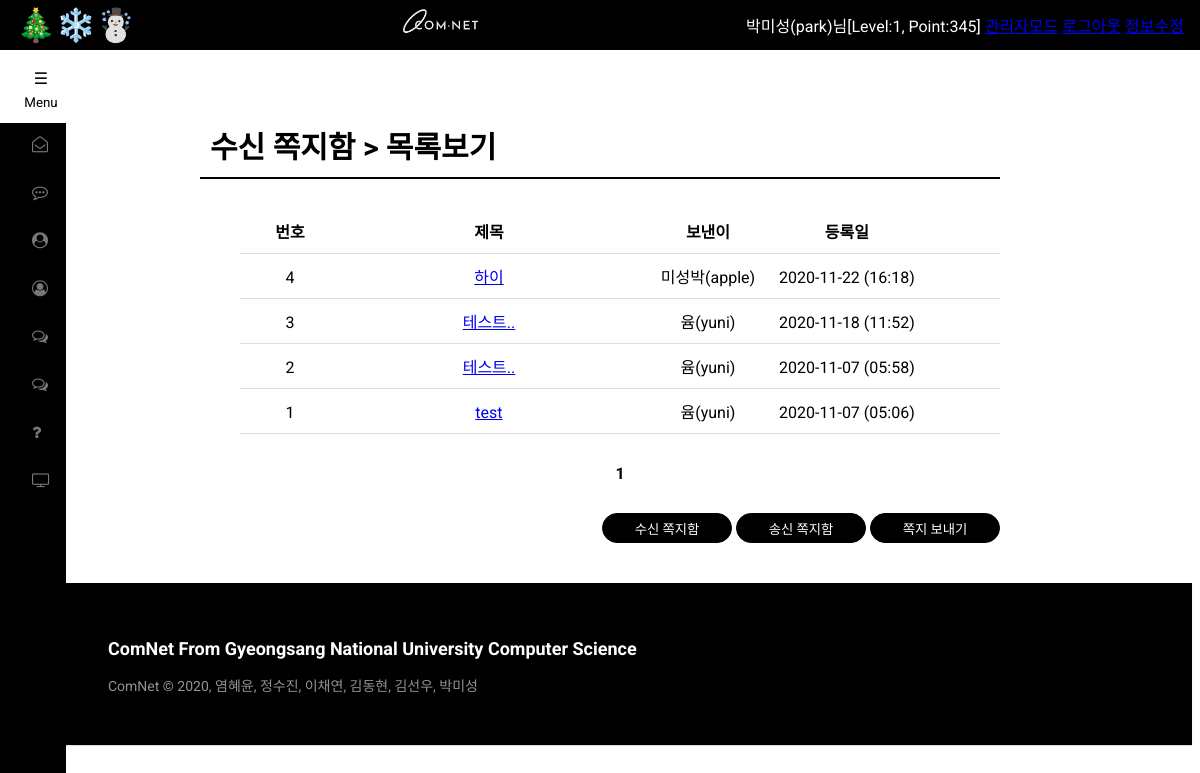
The app's page /작업소스파일들입니다/작업소스파일들입니다/letter/message_box.php (signed in) with its own data.
### tables this page shows
CREATE TABLE `message` (
  `num` int(11) NOT NULL AUTO_INCREMENT,
  `send_id` char(20) NOT NULL,
  `rv_id` char(20) NOT NULL,
  `subject` char(200) NOT NULL,
  `content` mediumtext NOT NULL,
  `regist_day` char(20) DEFAULT NULL,
  PRIMARY KEY (`num`)
);

CREATE TABLE `members` (
  `num` int(11) NOT NULL AUTO_INCREMENT,
  `id` char(15) NOT NULL,
  `pass` char(15) NOT NULL,
  `name` char(10) NOT NULL,
  `email` char(80) DEFAULT NULL,
  `regist_day` char(20) DEFAULT NULL,
  `level` int(11) DEFAULT NULL,
  `point` int(11) DEFAULT NULL,
  PRIMARY KEY (`num`)
);

### 작업소스파일들입니다/작업소스파일들입니다/letter/message_box.php (the view, shortened to what this page needs)
<!DOCTYPE html>
<html>
<head>
</head>
<body>
<header>
   <?php include $_SERVER['DOCUMENT_ROOT']."/header.php"; ?>
</header>
<section>
   	<div id="message_box">
	    <h3>
<?php
 		if (isset($_GET["page"]))
			$page = $_GET["page"];
		else
			$page = 1;
		$mode = $_GET["mode"];
		if ($mode=="send")
			echo "송신 쪽지함 > 목록보기";
		else
			echo "수신 쪽지함 > 목록보기";
?>
		</h3>
	    <div>
	    	<ul id="message">
				<li>
					<span class="col1">번호</span>
					<span class="col2">제목</span>
					<span class="col3">
<?php
						if ($mode=="send")
							echo "받은이";
						else
							echo "보낸이";
?>
					</span>
					<span class="col4">등록일</span>
				</li>
<?php
	include '../dbConnection.php';
	if ($mode=="send")
		$sql = "select * from message where send_id='$userid' order by num desc";
	else
		$sql = "select * from message where rv_id='$userid' order by num desc";
	$result = mysqli_query($con, $sql);
	$total_record = mysqli_num_rows($result);
	$scale = 10;
	if ($total_record % $scale == 0)
		$total_page = floor($total_record/$scale);
	else
		$total_page = floor($total_record/$scale) + 1;
	$start = ($page - 1) * $scale;
	$number = $total_record - $start;
   for ($i=$start; $i<$start+$scale && $i < $total_record; $i++)
   {
      mysqli_data_seek($result, $i);
      $row = mysqli_fetch_array($result);
	  $num    = $row["num"];
	  $subject     = $row["subject"];
      $regist_day  = $row["regist_day"];
	  if ($mode=="send")
	  	$msg_id = $row["rv_id"];
	  else
	  	$msg_id = $row["send_id"];
	  $result2 = mysqli_query($con, "select name from members where id='$msg_id'");
	  $record = mysqli_fetch_array($result2);
	  $msg_name     = $record["name"];
?>
				<li>
					<span class="col1"><?php echo $number?></span>
					<span class="col2"><a href="/letter/message_view.php?mode=<?php echo $mode?>&num=<?php echo $num?>"><?php echo $subject?></a></span>
					<span class="col3"><?php echo $msg_name?>(<?php echo $msg_id?>)</span>
					<span class="col4"><?php echo $regist_day?></span>
				</li>
<?php
   	   $number--;
   }
?>
	    	</ul>
			<ul id="page_num">
<?php
	if ($total_page>=2 && $page >= 2)
	{
		$new_page = $page-1;
		echo "<li><a href='/letter/message_box.php?mode=$mode&page=$new_page'>◀ 이전</a> </li>";
	}
	else
		echo "<li>&nbsp;</li>";
   	for ($i=1; $i<=$total_page; $i++)
   	{
		if ($page == $i)
		{
			echo "<li><b> $i </b></li>";
		}
		else
		{
			echo "<li> <a href='/letter/message_box.php?mode=$mode&page=$i'> $i </a> <li>";
		}
   	}
   	if ($total_page>=2 && $page != $total_page)
   	{
		$new_page = $page+1;
		echo "<li> <a href='/letter/message_box.php?mode=$mode&page=$new_page'>다음 ▶</a> </li>";
	}
	else
		echo "<li>&nbsp;</li>";
?>
			</ul>
			<ul class="buttons">
				<li><button id="rv_btn" onclick="location.href='/letter/message_box.php?mode=rv'">수신 쪽지함</button></li>
				<li><button id="sv_btn" onclick="location.href='/letter/message_box.php?mode=send'">송신 쪽지함</button></li>
				<li><button id="send_btn" onclick="location.href='/letter/message_form.php'">쪽지 보내기</button></li>
			</ul>
	</div>
</section>
<footer>
    <?php include $_SERVER['DOCUMENT_ROOT']."/footer.php";?>
</footer>
</body>
</html>

### 작업소스파일들입니다/작업소스파일들입니다/css/message.css (style rules this page uses)
#message_box { position: relative; width: 800px; margin: 0 auto; }
#message_box h3 { margin-top: 30px; padding: 10px; border-bottom: solid 2px #000000; font-size: 30px; }
#message li { padding: 10px; border-bottom: solid 1px #dddddd; }
#message li:nth-child(1) { font-weight: bold; }
#message span { display: inline-block; text-align: center; }
#message .col1 { width: 80px; }
#message .col2 { width: 310px; }
#message .col3 { width: 120px; }
#message .col4 { width: 150px; }
#page_num { text-align: center; margin: 30px 0 }
#page_num li { display: inline; }
#message_box .buttons { text-align: right; margin: 20px 0 40px 0; }
#message_box .buttons li { display: inline; }
#message_box .buttons button { padding: 5px 10px; cursor: pointer; }
#message_box { width: 800px; margin: 0 auto; }
li { list-style: none }

### 작업소스파일들입니다/작업소스파일들입니다/css/bar.css (style rules this page uses)
header { position: fixed; top: 0; left: 0; right: 0; height: 50px; padding: 1rem; color: white; background: black; font-weight: white; display: flex; justify-content: space-between; align-items: center; }
body { padding-top: 75px; }
* { box-sizing: border-box; }

### 작업소스파일들입니다/작업소스파일들입니다/css/footer.css (style rules this page uses)
* { font-family: Roboto; }

### 작업소스파일들입니다/작업소스파일들입니다/letter/message_box.php (style rules this page uses)
#message_box { font-family: 'Nanum Myeongjo', serif; }
#rv_btn,#sv_btn,#send_btn { border: solid 1px #000; border-radius: 15px; background-color:#000; text-align: center; color: #ffffff; height: 30px; width: 130px; }

### records on screen
message: subject "하이", members.name "미성박", send "apple", regist_day "2020-11-22 (16:18)"
message: subject "테스트..", members.name "윰", send "yuni", regist_day "2020-11-18 (11:52)"
message: subject "테스트..", members.name "윰", send "yuni", regist_day "2020-11-07 (05:58)"
message: subject "test", members.name "윰", send "yuni", regist_day "2020-11-07 (05:06)"

### other values on screen
$logged "박미성(park)님[Level:1, Point:345]"
